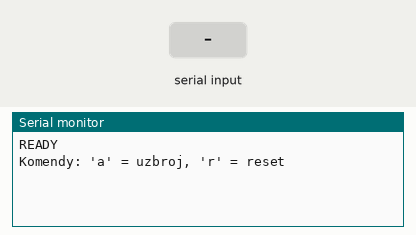
Bench run of a sketch on a simulated ESP32. Parts: the last lines printed to the serial monitor. Inputs (shaded band) come from the test bench.

Above: at 1.5 s.
1.6 s: "a" received over Serial
At 2.0 s:
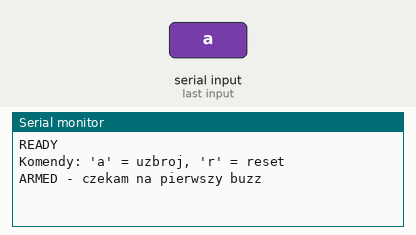
3.1 s: "r" received over Serial
At 4.3 s:
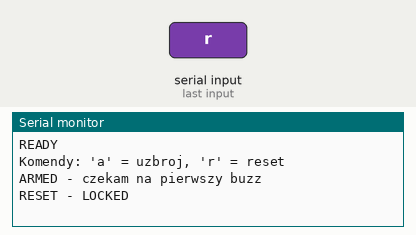

The sketch:

host_original.ino
```cpp
// ===== HOST - Familiada =====
// Wgraj na ESP32 podlaczone do MacBooka.
// 1) Wklej nizej MAC-i obu buzzerow (z mac_reader).
// 2) Sterowanie z monitora portu (115200 baud):
//    'a' = uzbroj runde
//    'r' = reset
//
// Logika: pierwszy buzz w stanie ARMED wygrywa. Reszta zablokowana do resetu.

#include <WiFi.h>
#include <esp_now.h>

// >>> WKLEJ MAC-i BUZZEROW <<<
uint8_t buzzer1Mac[] = {0x00, 0x00, 0x00, 0x00, 0x00, 0x00}; // BUZZER 1
uint8_t buzzer2Mac[] = {0x00, 0x00, 0x00, 0x00, 0x00, 0x00}; // BUZZER 2

// Typy wiadomosci
#define MSG_BUZZ 1 // buzzer -> host: "wcisnieto"
#define MSG_WIN  2 // host -> buzzer: "swiec"
#define MSG_OFF  3 // host -> buzzer: "gas"

typedef struct {
  uint8_t type;
  uint8_t id;
} Packet;

enum State { LOCKED, ARMED, BUZZED };
volatile State state = LOCKED;
volatile uint8_t pendingWinner = 0; // latch z callbacku

uint8_t* macForId(uint8_t id) {
  return (id == 1) ? buzzer1Mac : buzzer2Mac;
}

void sendCmd(uint8_t *mac, uint8_t type) {
  Packet p = { type, 0 };
  esp_now_send(mac, (uint8_t*)&p, sizeof(p));
}

void sendOffAll() {
  sendCmd(buzzer1Mac, MSG_OFF);
  sendCmd(buzzer2Mac, MSG_OFF);
}

// Callback odbioru. Tylko latchujemy pierwszy buzz - wysylke robi loop().
#if ESP_ARDUINO_VERSION_MAJOR >= 3
void onRecv(const esp_now_recv_info_t *info, const uint8_t *data, int len) {
#else
void onRecv(const uint8_t *mac, const uint8_t *data, int len) {
#endif
  if (len < (int)sizeof(Packet)) return;
  Packet p;
  memcpy(&p, data, sizeof(p));
  if (p.type == MSG_BUZZ && state == ARMED && pendingWinner == 0) {
    pendingWinner = p.id;
  }
}

void addPeer(uint8_t *mac) {
  esp_now_peer_info_t peer = {};
  memcpy(peer.peer_addr, mac, 6);
  peer.channel = 0;
  peer.encrypt = false;
  esp_now_add_peer(&peer);
}

void setup() {
  Serial.begin(115200);
  delay(300);
  WiFi.mode(WIFI_STA);
  WiFi.disconnect();

  if (esp_now_init() != ESP_OK) {
    Serial.println("Blad ESP-NOW init");
    return;
  }
  esp_now_register_recv_cb(onRecv);
  addPeer(buzzer1Mac);
  addPeer(buzzer2Mac);

  Serial.println("READY");
  Serial.println("Komendy: 'a' = uzbroj, 'r' = reset");
}

void loop() {
  // Sterowanie z monitora portu
  if (Serial.available()) {
    char c = Serial.read();
    if (c == 'a') {
      pendingWinner = 0;
      state = ARMED;
      sendOffAll();
      Serial.println("ARMED - czekam na pierwszy buzz");
    } else if (c == 'r') {
      state = LOCKED;
      pendingWinner = 0;
      sendOffAll();
      Serial.println("RESET - LOCKED");
    }
  }

  // Obsluga zwyciezcy poza callbackiem
  if (state == ARMED && pendingWinner != 0) {
    uint8_t w = pendingWinner;
    state = BUZZED;
    sendCmd(macForId(w), MSG_WIN);
    Serial.printf("ZWYCIEZCA: Buzzer %d\n", w);
  }
}
```

Measured:
- after the input at 1.6 s, the serial monitor: prints a new line at once (image 1)
- after the input at 3.1 s, the serial monitor: prints a new line at once (image 2)
